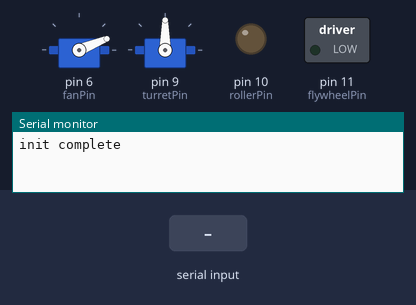
The sketch below on a simulated Arduino Uno, built with avr-gcc and run on an emulated ATmega328P. On the bench: 2 × servo, switched loads named in the sketch (green lamp = pin HIGH), output pins drawn as LEDs (lit = HIGH), the last lines printed to the serial monitor. The test bench sets the inputs (shaded band).

Above: at 3.2 s.
3.3 s: "30 150 10\n" received over Serial
At 6.0 s:
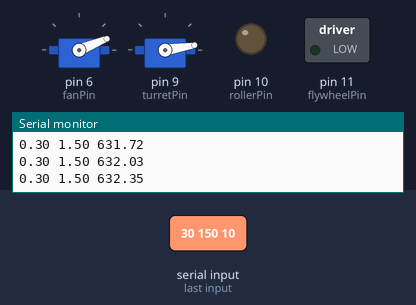
6.3 s: byte 119 ('w') received over Serial
At 7.5 s:
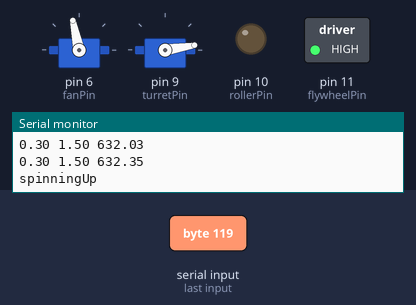
7.8 s: "f90\n" received over Serial
At 8.6 s:
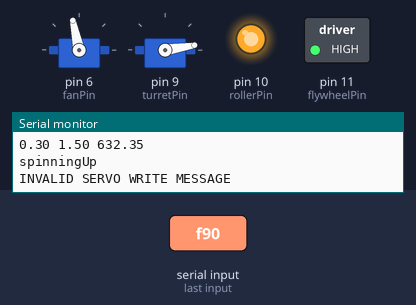
9.3 s: byte 115 ('s') received over Serial
At 9.8 s:
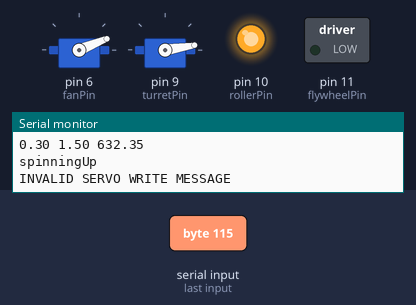
10.8 s: "90 45\n" received over Serial
At 11.1 s:
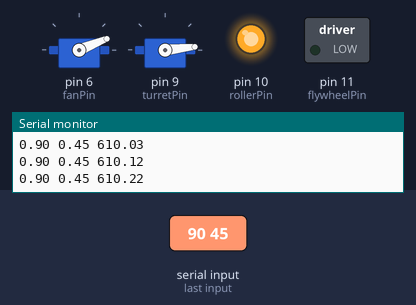
12.3 s: "g90\n" received over Serial
At 13.3 s:
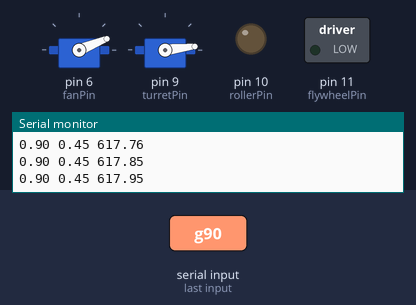
Timing chart, 0 to 14.8 s (numbered marks = the images above; inputs shaded):
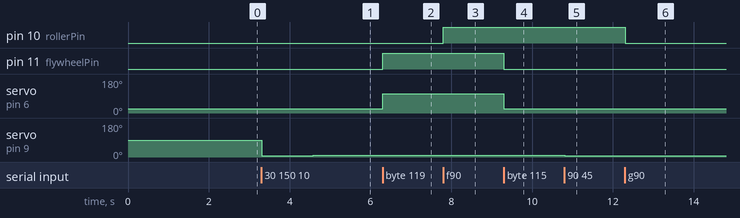

The sketch:

Bloodhound.ino
```cpp
#include <Servo.h>


#define flywheelPin 11

#define rollerPin 10

#define fanPin 6

#define turretPin 9

Servo fan;
Servo turret;


void setup() {

  pinMode(flywheelPin, OUTPUT);
  pinMode(rollerPin, OUTPUT);

  digitalWrite(flywheelPin, LOW);
  digitalWrite(rollerPin, LOW);

  fan.attach(fanPin);
  fan.write(770);
  delay(2000);

  // Open serial communications and wait for port to open:
  Serial.begin(9600);
  while (!Serial) {
    ; // wait for serial port to connect. Needed for native USB port only
  }

  Serial.println("init complete");


  turret.attach(turretPin);
  turret.write(90);
}

String inString = "";    // string to hold input

long long prevPrintTimeMs = 0;

float turretPos = 90;

float turretVel = 0;

long long prevServoWriteTimeMs_ = 0;

long long prevMsgReceiveMs_ = 0;

const float angleScaleFactor_ = 100.0;

void writeServo(float servoPos, float servoVel){
  long long curTimeMs = millis();
  if( curTimeMs - prevServoWriteTimeMs_ > 20 && curTimeMs - prevMsgReceiveMs_ < 2000){
    float targetAngle = (servoPos + servoVel * (curTimeMs - prevMsgReceiveMs_)/1000.0) * 599.0/60.0 + 600.0;

    turret.writeMicroseconds(targetAngle);
    Serial.print(turretPos);
    Serial.print(" ");
    Serial.print(turretVel);
    Serial.print(" ");
    Serial.println(targetAngle);
    //Serial.println(targetAngle);
    prevServoWriteTimeMs_ = curTimeMs;
  }
}

void loop() {
  // Read serial input:
  long long curTimeMs = millis();
  while (Serial.available() > 0) {

    int inChar = Serial.read();

    if (inChar == '\n') {
      int spaceIndex = inString.indexOf(' ');

      if(spaceIndex == -1){
        Serial.println("INVALID SERVO WRITE MESSAGE");
        inString = "";
        return;
      }
      Serial.print(inString);

      //Serial.print(". StringPos: ");
      turretPos = inString.substring(0,spaceIndex).toFloat()/angleScaleFactor_;
      //Serial.print(inString.substring(0,spaceIndex));

    //  Serial.print(". String Vel: ");
      if(inString.indexOf('-') == -1){
        turretVel = inString.substring(spaceIndex + 1).toFloat()/angleScaleFactor_;
     // Serial.print(inString.substring(spaceIndex + 1));
      } else {
        turretVel = inString.substring(spaceIndex + 1).toFloat()/angleScaleFactor_;
      }

     /* Serial.print(". TurretPos:  ");
      Serial.print(turretPos);
      Serial.print(". TurretVel: ");
      Serial.println(turretVel);*/

      inString = "";
      prevMsgReceiveMs_ = curTimeMs;

    } else if (isDigit(inChar) || inChar == ' ' || inChar == '-') {
      // convert the incoming byte to a char and add it to the string:
      inString += (char)inChar;
    } else if(inChar == 'w') {
     analogWrite(flywheelPin, 255);
      fan.write(1600);
      Serial.println("spinningUp");
    } else if(inChar == 's'){
      analogWrite(flywheelPin, 0);
      fan.write(770);
      //Serial.println("spinningDown");
    } else if(inChar == 'f'){
      digitalWrite(rollerPin, HIGH);
    } else if(inChar == 'g'){
      digitalWrite(rollerPin, LOW);
    }

  }

  long long curPrintTimeMs = millis();
  if(curPrintTimeMs- prevPrintTimeMs > 1000){
    /*Serial.print(turretPos);
    Serial.print(" ");
    Serial.println(turretVel);*/

  }
  if(prevMsgReceiveMs_ != 0){
    writeServo(turretPos, turretVel);
  }

}
```

Measured:
- after the input at 3.3 s, servo on pin 9 (turretPin): 90° → 6° at once, → 7° 0.62 s later, → 8° 0.66 s later, → 9° 0.66 s later
- after the input at 6.3 s, pin 11 (flywheelPin): LOW → HIGH at once; servo on pin 6 (fanPin): 22° → 102° at once
- after the input at 7.8 s, pin 10 (rollerPin): LOW → HIGH at once
- after the input at 9.3 s, pin 11 (flywheelPin): HIGH → LOW at once; servo on pin 6 (fanPin): 102° → 22° at once
- after the input at 10.8 s, servo on pin 9 (turretPin): 9° → 6° at once, → 7° 0.67 s later
- after the input at 12.3 s, pin 10 (rollerPin): HIGH → LOW at once
